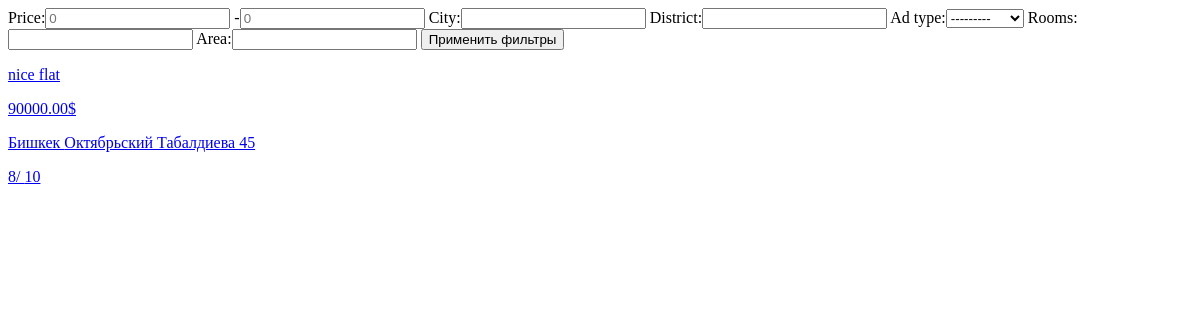
/all/, run on an earlier commit of the app's database.
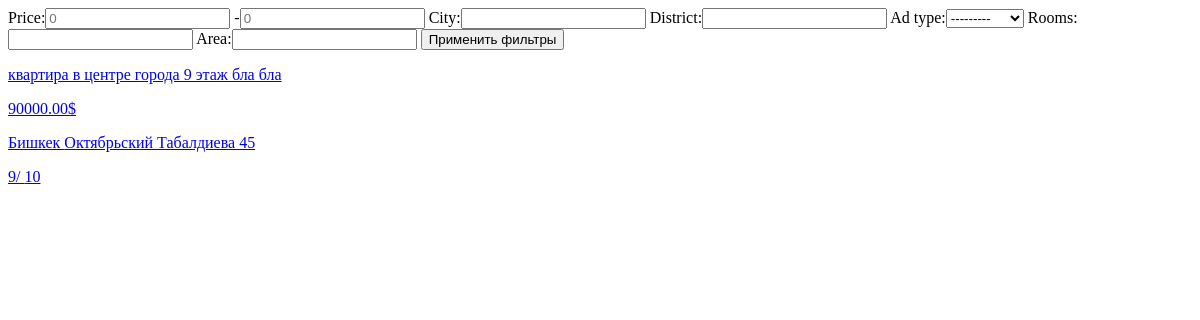
And on a later commit of the database.
### objects/models.py (models this page shows, shortened)
class ObjectAd(models.Model):
    AD_TYPES = [
        ('rent', 'Аренда'),
        ('sale', 'Продажа')
    ]
    description = models.TextField()
    rooms = models.IntegerField(null=True, blank=True)
    current_floor = models.IntegerField(blank=True, null=True)
    total_floors = models.IntegerField(blank=True, null=True)
    otoplenie = models.CharField(max_length=50, null=True, blank=True)
    remont = models.CharField(max_length=50, null=True, blank=True)
    furniture = models.CharField(max_length=50, null=True, blank=True)
    window_direction = models.CharField(max_length=100, null=True, blank=True)
    area = models.IntegerField()
    city = models.CharField(max_length=50)
    district = models.CharField(max_length=50)
    address = models.CharField(max_length=100)
    year_built = models.IntegerField(default=2010, null=True, blank=True)
    company_name = models.CharField(max_length=50, null=True, blank=True)
    ad_type = models.CharField(max_length=10, choices=AD_TYPES, default='sale')
    price = models.DecimalField(max_digits=11, decimal_places=2)
    date_created = models.DateTimeField(auto_now_add=True)
    is_active = models.BooleanField(default=True)
    category = models.ForeignKey(to=Category, related_name='category', on_delete=models.SET_NULL, null=True, blank=True)

### objects/views.py (the view)
# urls.py: path('all/', views.ObjectsListView.as_view(), name='obj'),
class ObjectsListView(ListView):
    model = ObjectAd
    template_name = 'objects/list.html'
    context_object_name = "object_ad_list"
    filterset_class = ObjectAdFilter
    def get_queryset(self):
        queryset = super().get_queryset()
        self.filterset = self.filterset_class(self.request.GET, queryset=queryset)
        return self.filterset.qs

### objects/templates/objects/list.html (shortened to what this page needs)
<!DOCTYPE html>
<html lang="en">
<head>
</head>
<body>
<form method="get">
    {{ view.filterset.form }}
    <button type="submit">Применить фильтры</button>
</form>
{% for object in object_ad_list %}
    <a href="{% url 'obj:details' object.id %}">
         <p>{{ object.description }}</p>
         <p>{{ object.price }}$</p>
         <p>{{ object.city }} {{ object.district }} {{ object.address }}</p>
         <p>{{ object.current_floor }}/ {{ object.total_floors }}</p>
    </a>
    {% empty %}
    <div class="alert alert-warning" role="alert">
    Нет объектов, удовлетворяющих выбранным критериям
  </div>
{% endfor %}
</body>
</html>

What changed in the data, as far as the page shows it:
removed ObjectAd: description "nice flat", price "90000.00", city "Бишкек", district "Октябрьский", address "Табалдиева 45", current_floor "8", total_floors "10"
added ObjectAd: description "квартира в центре города 9 этаж бла бла", price "90000.00", city "Бишкек", district "Октябрьский", address "Табалдиева 45", current_floor "9", total_floors "10"
